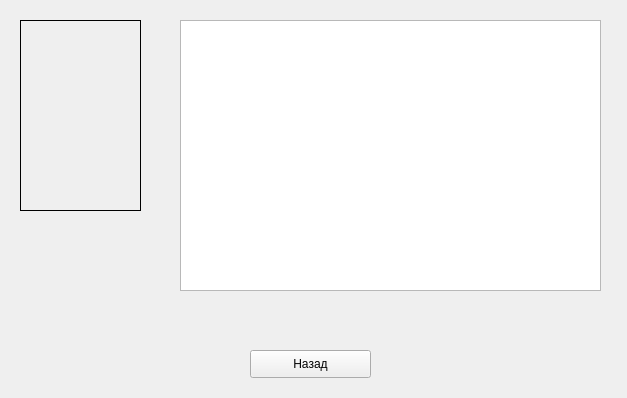
<?xml version="1.0" encoding="UTF-8"?>
<ui version="4.0">
 <class>Galaxy</class>
 <widget class="QWidget" name="Galaxy">
  <property name="geometry">
   <rect>
    <x>0</x>
    <y>0</y>
    <width>627</width>
    <height>398</height>
   </rect>
  </property>
  <property name="windowTitle">
   <string>Стражи галактики</string>
  </property>
  <property name="windowIcon">
   <iconset resource="resource.qrc">
    <normaloff>:/rec/img/afisha.png</normaloff>:/rec/img/afisha.png</iconset>
  </property>
  <widget class="QTextEdit" name="textEdit">
   <property name="geometry">
    <rect>
     <x>180</x>
     <y>20</y>
     <width>421</width>
     <height>271</height>
    </rect>
   </property>
   <property name="readOnly">
    <bool>true</bool>
   </property>
  </widget>
  <widget class="QLabel" name="label">
   <property name="geometry">
    <rect>
     <x>20</x>
     <y>20</y>
     <width>121</width>
     <height>191</height>
    </rect>
   </property>
   <property name="frameShape">
    <enum>QFrame::Panel</enum>
   </property>
   <property name="text">
    <string/>
   </property>
  </widget>
  <widget class="QPushButton" name="pushButton">
   <property name="geometry">
    <rect>
     <x>250</x>
     <y>350</y>
     <width>121</width>
     <height>28</height>
    </rect>
   </property>
   <property name="text">
    <string>Назад</string>
   </property>
  </widget>
 </widget>
 <resources>
  <include location="resource.qrc"/>
 </resources>
 <connections/>
</ui>
